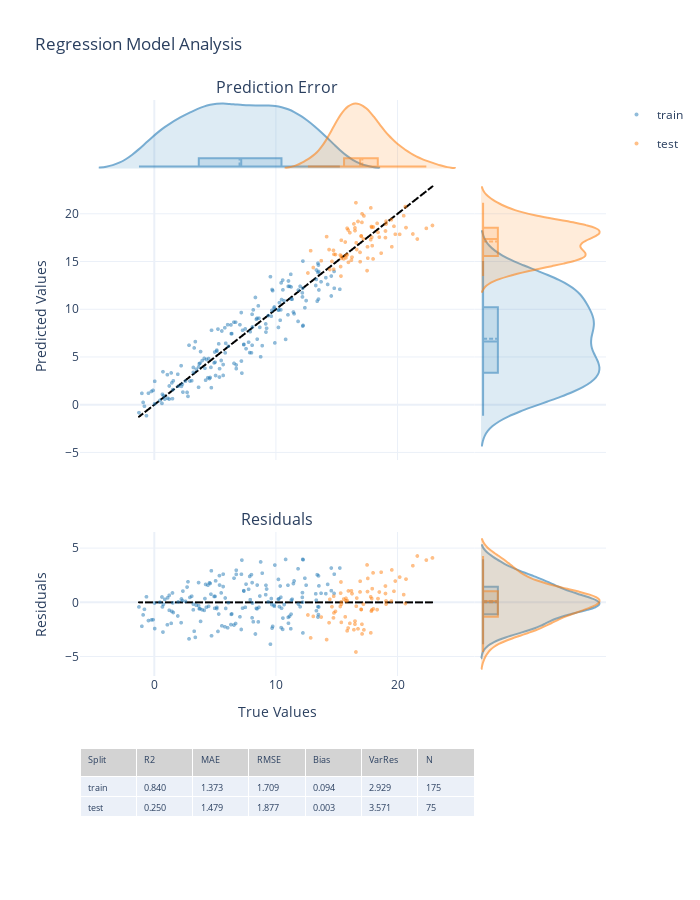

The notebook cell saved with this chart:
### Markdown cell above
## Regression

### Regression evaluation plot
Uses columns `y_true`, `y_pred`, and optionally a split column like `set`.

### Code cell
n = 250
x = np.linspace(0, 10, n)
y_true = 2.0 * x + np.random.normal(0, 1.5, size=n)
y_pred = 2.0 * x + np.random.normal(0, 1.0, size=n)
set_col = np.where(np.arange(n) < int(0.7 * n), "train", "test")

df_reg = pd.DataFrame({"y_true": y_true, "y_pred": y_pred, "set": set_col})
fig = regression.regression_evaluation_plot(df_reg, y="y_true", split_column="set")
fig

### Figure 1 — Plotly figure (JSON) as saved in the notebook; plotly's stock layout.template omitted (floating-point values rounded to 4 significant figures; data arrays with more than 128 entries replaced by an {"elided": "..."} marker saying what was removed)
{"data": [{"line": {"color": "black", "dash": "dash"}, "mode": "lines", "name": "Ideal Line", "showlegend": false, "type": "scattergl", "x": [-1.26, 22.87], "xaxis": "x3", "y": [-1.26, 22.87], "yaxis": "y3"}, {"line": {"color": "black", "dash": "dash"}, "mode": "lines", "name": "Zero Error Line", "showlegend": false, "type": "scattergl", "x": [-1.26, 22.87], "xaxis": "x7", "y": [0, 0], "yaxis": "y7"}, {"legendgroup": "train", "marker": {"color": "rgba(31,119,180,0.7)", "opacity": 0.7, "size": 4}, "mode": "markers", "name": "train", "type": "scattergl", "x": {"elided": "175 float values"}, "xaxis": "x3", "y": {"elided": "175 float values"}, "yaxis": "y3"}, {"legendgroup": "train", "marker": {"color": "rgba(31,119,180,0.7)", "opacity": 0.7, "size": 4}, "mode": "markers", "name": "Residuals", "showlegend": false, "type": "scattergl", "x": {"elided": "175 float values"}, "xaxis": "x7", "y": {"elided": "175 float values"}, "yaxis": "y7"}, {"alignmentgroup": "overlay", "box": {"visible": true}, "fillcolor": "rgba(31,119,180,0.25)", "legendgroup": "train", "line": {"color": "#1F77B4"}, "meanline": {"visible": true}, "name": "train", "offsetgroup": "overlay", "opacity": 0.6, "orientation": "h", "points": false, "scalegroup": "same", "scalemode": "width", "showlegend": false, "side": "positive", "type": "violin", "width": 0.6, "x": {"elided": "175 float values"}, "xaxis": "x", "y": {"elided": "175 int values"}, "yaxis": "y"}, {"alignmentgroup": "overlay", "box": {"visible": true}, "fillcolor": "rgba(31,119,180,0.25)", "legendgroup": "train", "line": {"color": "#1F77B4"}, "meanline": {"visible": true}, "name": "train", "offsetgroup": "overlay", "opacity": 0.6, "orientation": "v", "points": false, "scalegroup": "same", "scalemode": "width", "showlegend": false, "side": "positive", "type": "violin", "width": 0.6, "x": {"elided": "175 int values"}, "xaxis": "x4", "y": {"elided": "175 float values"}, "yaxis": "y4"}, {"alignmentgroup": "overlay", "box": {"visible": true}, "fillcolor": "rgba(31,119,180,0.25)", "legendgroup": "train", "line": {"color": "#1F77B4"}, "meanline": {"visible": true}, "name": "train", "offsetgroup": "overlay", "opacity": 0.6, "points": false, "scalegroup": "same", "scalemode": "width", "showlegend": false, "side": "positive", "type": "violin", "width": 0.6, "x": {"elided": "175 int values"}, "xaxis": "x8", "y": {"elided": "175 float values"}, "yaxis": "y8"}, {"legendgroup": "test", "marker": {"color": "rgba(255,127,14,0.7)", "opacity": 0.7, "size": 4}, "mode": "markers", "name": "test", "type": "scattergl", "x": [15.57, 12.63, 14.37, 17.55, 15.37, 14.61, 15.35, 14.75, 17.99, 16.25, 14.73, 15.32, 14.43, 16.92, 13.07, 12.85, 17.53, 18.65, 16.2, 15.75, 16.65, 14.77, 16.08, 15.96, 16.92, 13.73, 15.38, 17.49, 15.29, 14.9, 19.53, 16.6, 15.76, 14.17, 17.88, 17.92, 16.5, 15.37, 17.07, 15.93, 15.86, 17.19, 15.85, 17.88, 18.5, 16.41, 15.7, 20.17, 16.5, 17.0, 18.39, 19.05, 17.85, 19.0, 17.79, 17.02, 20.69, 22.37, 21.26, 19.01, 21.63, 19.49, 18.32, 19.82, 19.06, 17.8, 18.01, 20.64, 16.75, 20.5, 17.23, 16.58, 17.08, 22.87, 19.71], "xaxis": "x3", "y": [15.27, 13.8, 16.25, 15.35, 15.33, 15.02, 13.47, 14.19, 15.27, 15.46, 16.17, 14.47, 14.16, 15.96, 14.37, 16.13, 16.54, 15.88, 15.14, 15.62, 16.26, 15.75, 18.02, 14.91, 14.98, 15.09, 15.55, 14.05, 15.68, 15.73, 16.54, 16.96, 15.39, 17.61, 18.59, 16.66, 18.52, 17.23, 19.1, 18.31, 15.71, 17.37, 18.48, 17.54, 17.55, 18.94, 17.04, 17.85, 18.24, 17.66, 18.05, 18.93, 18.67, 17.5, 17.29, 17.68, 18.56, 18.47, 17.88, 18.2, 17.36, 19.37, 19.0, 17.86, 19.23, 20.62, 18.62, 20.75, 19.19, 19.8, 19.78, 21.16, 20.0, 18.78, 18.69], "yaxis": "y3"}, {"legendgroup": "test", "marker": {"color": "rgba(255,127,14,0.7)", "opacity": 0.7, "size": 4}, "mode": "markers", "name": "Residuals", "showlegend": false, "type": "scattergl", "x": [15.57, 12.63, 14.37, 17.55, 15.37, 14.61, 15.35, 14.75, 17.99, 16.25, 14.73, 15.32, 14.43, 16.92, 13.07, 12.85, 17.53, 18.65, 16.2, 15.75, 16.65, 14.77, 16.08, 15.96, 16.92, 13.73, 15.38, 17.49, 15.29, 14.9, 19.53, 16.6, 15.76, 14.17, 17.88, 17.92, 16.5, 15.37, 17.07, 15.93, 15.86, 17.19, 15.85, 17.88, 18.5, 16.41, 15.7, 20.17, 16.5, 17.0, 18.39, 19.05, 17.85, 19.0, 17.79, 17.02, 20.69, 22.37, 21.26, 19.01, 21.63, 19.49, 18.32, 19.82, 19.06, 17.8, 18.01, 20.64, 16.75, 20.5, 17.23, 16.58, 17.08, 22.87, 19.71], "xaxis": "x7", "y": [0.298, -1.169, -1.883, 2.203, 0.04228, -0.4084, 1.872, 0.5604, 2.714, 0.7979, -1.436, 0.8459, 0.274, 0.9557, -1.3, -3.28, 0.9883, 2.774, 1.06, 0.128, 0.3924, -0.9808, -1.941, 1.049, 1.943, -1.36, -0.171, 3.446, -0.3837, -0.8368, 2.985, -0.3606, 0.3718, -3.439, -0.7082, 1.257, -2.023, -1.852, -2.026, -2.371, 0.1508, -0.1734, -2.631, 0.3394, 0.9489, -2.529, -1.343, 2.324, -1.734, -0.6561, 0.3397, 0.124, -0.8173, 1.5, 0.5026, -0.6677, 2.138, 3.893, 3.376, 0.8109, 4.27, 0.1157, -0.6759, 1.959, -0.1702, -2.817, -0.6075, -0.1121, -2.446, 0.7084, -2.542, -4.583, -2.917, 4.092, 1.017], "yaxis": "y7"}, {"alignmentgroup": "overlay", "box": {"visible": true}, "fillcolor": "rgba(255,127,14,0.25)", "legendgroup": "test", "line": {"color": "#FF7F0E"}, "meanline": {"visible": true}, "name": "test", "offsetgroup": "overlay", "opacity": 0.6, "orientation": "h", "points": false, "scalegroup": "same", "scalemode": "width", "showlegend": false, "side": "positive", "type": "violin", "width": 0.6, "x": [15.57, 12.63, 14.37, 17.55, 15.37, 14.61, 15.35, 14.75, 17.99, 16.25, 14.73, 15.32, 14.43, 16.92, 13.07, 12.85, 17.53, 18.65, 16.2, 15.75, 16.65, 14.77, 16.08, 15.96, 16.92, 13.73, 15.38, 17.49, 15.29, 14.9, 19.53, 16.6, 15.76, 14.17, 17.88, 17.92, 16.5, 15.37, 17.07, 15.93, 15.86, 17.19, 15.85, 17.88, 18.5, 16.41, 15.7, 20.17, 16.5, 17.0, 18.39, 19.05, 17.85, 19.0, 17.79, 17.02, 20.69, 22.37, 21.26, 19.01, 21.63, 19.49, 18.32, 19.82, 19.06, 17.8, 18.01, 20.64, 16.75, 20.5, 17.23, 16.58, 17.08, 22.87, 19.71], "xaxis": "x", "y": [0, 0, 0, 0, 0, 0, 0, 0, 0, 0, 0, 0, 0, 0, 0, 0, 0, 0, 0, 0, 0, 0, 0, 0, 0, 0, 0, 0, 0, 0, 0, 0, 0, 0, 0, 0, 0, 0, 0, 0, 0, 0, 0, 0, 0, 0, 0, 0, 0, 0, 0, 0, 0, 0, 0, 0, 0, 0, 0, 0, 0, 0, 0, 0, 0, 0, 0, 0, 0, 0, 0, 0, 0, 0, 0], "yaxis": "y"}, {"alignmentgroup": "overlay", "box": {"visible": true}, "fillcolor": "rgba(255,127,14,0.25)", "legendgroup": "test", "line": {"color": "#FF7F0E"}, "meanline": {"visible": true}, "name": "test", "offsetgroup": "overlay", "opacity": 0.6, "orientation": "v", "points": false, "scalegroup": "same", "scalemode": "width", "showlegend": false, "side": "positive", "type": "violin", "width": 0.6, "x": [0, 0, 0, 0, 0, 0, 0, 0, 0, 0, 0, 0, 0, 0, 0, 0, 0, 0, 0, 0, 0, 0, 0, 0, 0, 0, 0, 0, 0, 0, 0, 0, 0, 0, 0, 0, 0, 0, 0, 0, 0, 0, 0, 0, 0, 0, 0, 0, 0, 0, 0, 0, 0, 0, 0, 0, 0, 0, 0, 0, 0, 0, 0, 0, 0, 0, 0, 0, 0, 0, 0, 0, 0, 0, 0], "xaxis": "x4", "y": [15.27, 13.8, 16.25, 15.35, 15.33, 15.02, 13.47, 14.19, 15.27, 15.46, 16.17, 14.47, 14.16, 15.96, 14.37, 16.13, 16.54, 15.88, 15.14, 15.62, 16.26, 15.75, 18.02, 14.91, 14.98, 15.09, 15.55, 14.05, 15.68, 15.73, 16.54, 16.96, 15.39, 17.61, 18.59, 16.66, 18.52, 17.23, 19.1, 18.31, 15.71, 17.37, 18.48, 17.54, 17.55, 18.94, 17.04, 17.85, 18.24, 17.66, 18.05, 18.93, 18.67, 17.5, 17.29, 17.68, 18.56, 18.47, 17.88, 18.2, 17.36, 19.37, 19.0, 17.86, 19.23, 20.62, 18.62, 20.75, 19.19, 19.8, 19.78, 21.16, 20.0, 18.78, 18.69], "yaxis": "y4"}, {"alignmentgroup": "overlay", "box": {"visible": true}, "fillcolor": "rgba(255,127,14,0.25)", "legendgroup": "test", "line": {"color": "#FF7F0E"}, "meanline": {"visible": true}, "name": "test", "offsetgroup": "overlay", "opacity": 0.6, "points": false, "scalegroup": "same", "scalemode": "width", "showlegend": false, "side": "positive", "type": "violin", "width": 0.6, "x": [0, 0, 0, 0, 0, 0, 0, 0, 0, 0, 0, 0, 0, 0, 0, 0, 0, 0, 0, 0, 0, 0, 0, 0, 0, 0, 0, 0, 0, 0, 0, 0, 0, 0, 0, 0, 0, 0, 0, 0, 0, 0, 0, 0, 0, 0, 0, 0, 0, 0, 0, 0, 0, 0, 0, 0, 0, 0, 0, 0, 0, 0, 0, 0, 0, 0, 0, 0, 0, 0, 0, 0, 0, 0, 0], "xaxis": "x8", "y": [0.298, -1.169, -1.883, 2.203, 0.04228, -0.4084, 1.872, 0.5604, 2.714, 0.7979, -1.436, 0.8459, 0.274, 0.9557, -1.3, -3.28, 0.9883, 2.774, 1.06, 0.128, 0.3924, -0.9808, -1.941, 1.049, 1.943, -1.36, -0.171, 3.446, -0.3837, -0.8368, 2.985, -0.3606, 0.3718, -3.439, -0.7082, 1.257, -2.023, -1.852, -2.026, -2.371, 0.1508, -0.1734, -2.631, 0.3394, 0.9489, -2.529, -1.343, 2.324, -1.734, -0.6561, 0.3397, 0.124, -0.8173, 1.5, 0.5026, -0.6677, 2.138, 3.893, 3.376, 0.8109, 4.27, 0.1157, -0.6759, 1.959, -0.1702, -2.817, -0.6075, -0.1121, -2.446, 0.7084, -2.542, -4.583, -2.917, 4.092, 1.017], "yaxis": "y8"}, {"cells": {"align": "left", "font": {"size": 9}, "values": [["train", "test"], ["0.840", "0.250"], ["1.373", "1.479"], ["1.709", "1.877"], ["0.094", "0.003"], ["2.929", "3.571"], ["175", "75"]]}, "domain": {"x": [0, 0.75], "y": [0, 0.1]}, "header": {"align": "left", "fill": {"color": "lightgrey"}, "font": {"size": 9}, "values": ["Split", "R2", "MAE", "RMSE", "Bias", "VarRes", "N"]}, "type": "table"}], "layout": {"annotations": [{"font": {"size": 16}, "showarrow": false, "text": "Prediction Error", "x": 0.375, "xanchor": "center", "xref": "paper", "y": 1, "yanchor": "bottom", "yref": "paper"}, {"font": {"size": 16}, "showarrow": false, "text": "Residuals", "x": 0.375, "xanchor": "center", "xref": "paper", "y": 0.4, "yanchor": "bottom", "yref": "paper"}], "height": 900, "title": {"text": "Regression Model Analysis"}, "violinmode": "overlay", "width": 700, "xaxis": {"anchor": "y", "domain": [0, 0.75], "matches": "x9", "showticklabels": false}, "xaxis10": {"anchor": "y10", "domain": [0.75, 1], "matches": "x11", "showticklabels": false}, "xaxis11": {"anchor": "y11", "domain": [0.75, 1]}, "xaxis2": {"anchor": "y2", "domain": [0.75, 1], "matches": "x11", "showticklabels": false}, "xaxis3": {"anchor": "y3", "domain": [0, 0.75], "matches": "x9", "showticklabels": false}, "xaxis4": {"anchor": "y4", "domain": [0.75, 1], "matches": "x4", "showticklabels": false}, "xaxis5": {"anchor": "y5", "domain": [0, 0.75], "matches": "x9", "showticklabels": false}, "xaxis6": {"anchor": "y6", "domain": [0.75, 1], "matches": "x11", "showticklabels": true}, "xaxis7": {"anchor": "y7", "domain": [0, 0.75], "matches": "x9", "showticklabels": true, "title": {"text": "True Values"}, "visible": true}, "xaxis8": {"anchor": "y8", "domain": [0.75, 1], "matches": "x11", "showticklabels": false}, "xaxis9": {"anchor": "y9", "domain": [0, 0.75]}, "yaxis": {"anchor": "x", "domain": [0.9, 1], "showticklabels": false}, "yaxis10": {"anchor": "x10", "domain": [0.1, 0.2], "matches": "y9", "showticklabels": false}, "yaxis11": {"anchor": "x11", "domain": [0, 0.1]}, "yaxis2": {"anchor": "x2", "domain": [0.9, 1], "matches": "y", "showticklabels": false}, "yaxis3": {"anchor": "x3", "domain": [0.5, 0.9], "title": {"text": "Predicted Values"}}, "yaxis4": {"anchor": "x4", "domain": [0.5, 0.9], "matches": "y3", "showticklabels": false}, "yaxis5": {"anchor": "x5", "domain": [0.4, 0.5]}, "yaxis6": {"anchor": "x6", "domain": [0.4, 0.5], "matches": "y5", "showticklabels": false}, "yaxis7": {"anchor": "x7", "domain": [0.2, 0.4], "title": {"text": "Residuals"}}, "yaxis8": {"anchor": "x8", "domain": [0.2, 0.4], "matches": "y7", "showticklabels": false}, "yaxis9": {"anchor": "x9", "domain": [0.1, 0.2]}}}
